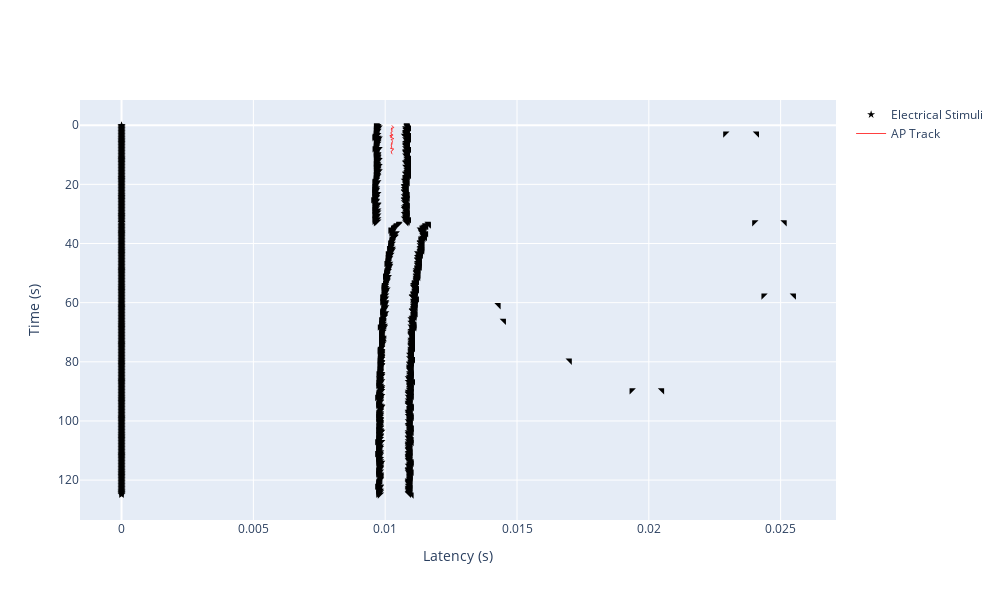

Notebook code cell kept with this figure:
### Code cell
%autoreload 2
from fibre_tracking.ap_track import APTrack
from plotting import FallingLeafPlot

# now, we can try to construct tracks from this
clean_track_aps = [ap for (ap, cls_idx) in zip(first_track_aps, initial_track_labels) if cls_idx == 0]
ap_track = APTrack.from_aps(sweeps = recording.sweeps, aps = clean_track_aps)

# plot this AP track for illustrative purposes
flplot = FallingLeafPlot()
flplot.plot(regular_stimuli = recording.el_stimuli, action_potentials = recording.actpots, t_start = t_start, \
            num_intervals = 500, ap_tracks = [ap_track], post_stimulus_timeframe = 0.025, plot_raw_signal= False)
